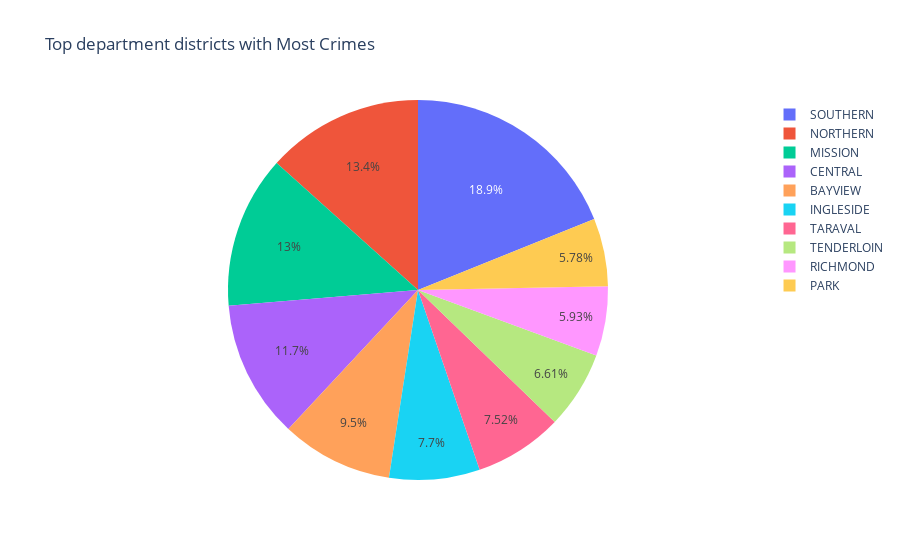

Notebook cell for this chart:
### Markdown cell above
They need to focus more on Mission St, Market St. and Bryant St. where crime rate is high compared to all the other streets or areas

### Code cell
s=df['department_district'].value_counts().reset_index().sort_values(by='index').head(10)
s.columns=['department_district','Count']
# Create a trace
tag = (np.array(s.department_district))
sizes = (np.array((s['Count'] / s['Count'].sum())*100))
plt.figure(figsize=(15,8))

trace = go.Pie(labels=tag, values=sizes)
layout = go.Layout(title='Top department districts with Most Crimes')
data = [trace]
fig = go.Figure(data=data, layout=layout)
py.iplot(fig, filename="Activity Distribution")

### Figure 1 — Plotly figure (JSON) as saved in the notebook; plotly's stock layout.template omitted (floating-point values rounded to 4 significant figures)
{"data": [{"labels": ["BAYVIEW", "CENTRAL", "INGLESIDE", "MISSION", "NORTHERN", "PARK", "RICHMOND", "SOUTHERN", "TARAVAL", "TENDERLOIN"], "type": "pie", "values": [9.504, 11.74, 7.704, 12.96, 13.36, 5.78, 5.928, 18.9, 7.525, 6.606]}], "layout": {"title": {"text": "Top department districts with Most Crimes"}}}
